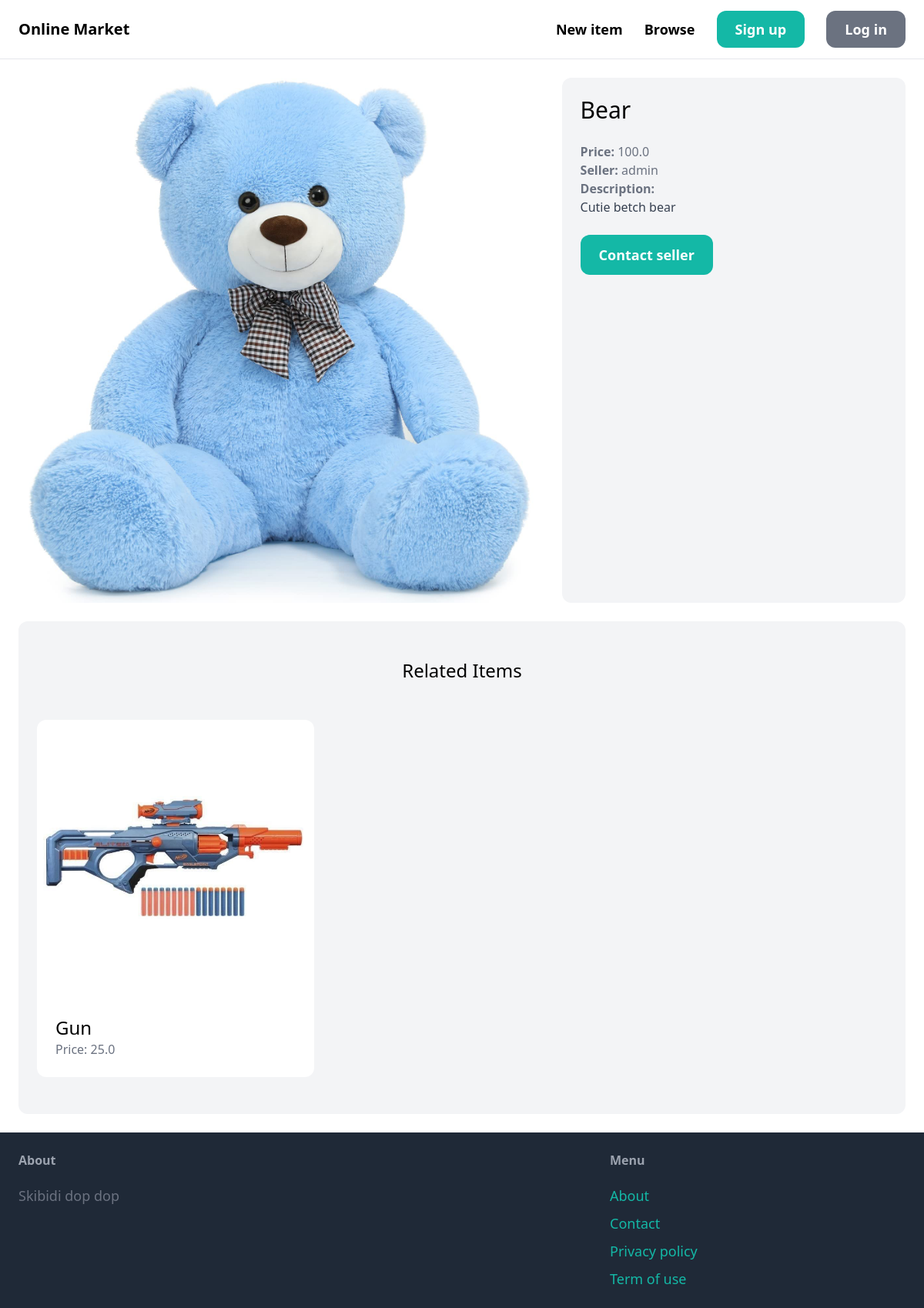
Page /items/1/ on the committed database.
### item/models.py (models this page shows, shortened)
class Item(models.Model):
    category = models.ForeignKey(Category, related_name='items', on_delete = models.CASCADE)
    name = models.CharField(max_length=255)
    description = models.TextField(blank=True, null = True)
    price = models.FloatField()
    image = models.ImageField(upload_to='item_images', blank=True, null = True)
    is_sold = models.BooleanField(default=False)
    created_by = models.ForeignKey(User, related_name = 'items', on_delete = models.CASCADE)
    created_at = models.DateTimeField(auto_now_add=True)

### item/views.py (the view)
# urls.py: path('<int:pk>/', views.detail, name = 'detail'),
def detail(request, pk):
    item = get_object_or_404(Item, pk=pk)
    related_items = Item.objects.filter(category=item.category, is_sold = False).exclude(pk=pk)[0:3]
    return render(request, 'item/detail.html', {
        'item': item,
        'related_items': related_items
    })

### item/templates/item/detail.html (shortened to what this page needs)
{% extends 'core/base.html'%}
{%block content%}
    <div class='grid grid-cols-5 gap-6'>
        <div class='col-span-3'>
            <image src="{{item.image.url}}", class='rounded-xl'>
        </div>
        <div class='col-span-2 p-6 bg-gray-100 rounded-xl'>
            <h1 class='mb-6 text-3xl'>{{item.name}}</h1>
            <p class = 'text-gray-500'><strong>Price: </strong>{{item.price}}</p>
            <p class = 'text-gray-500'><strong>Seller: </strong>{{item.created_by.username}}</p>
            {% if item.description %}
            <p class = 'text-gray-700'>
                <strong class='text-gray-500'>Description: </strong><br>
                {{item.description}}
            </p>
            {%endif%}
            <a href="#" class = 'inline-block mt-6 px-6 py-3 text-lg font-semibold bg-teal-500 text-white rounded-xl hover:bg-teal-700'>Contact seller</a>
        </div>
    </div>
    <div class='mt-6 px-6 py-12 bg-gray-100 rounded-xl'>
        <h2 class = 'mb-12 text-2xl text-center'>Related Items</h2>
        <div class = 'grid grid-cols-3 gap-3'>
            {% for item in related_items %}
                <div>
                    <a href="{% url 'item:detail' item.id%}">
                        <div>
                            <img src="{{ item.image.url}}", class='rounded-t-xl'>
                        </div>
                        <div class = 'p-6 bg-white rounded-b-xl'>
                            <h2 class="text-2xl">{{ item.name}}</h2>
                            <p class='text-gray-500'>Price: {{item.price}}</p>
                        </div>
                    </a>
                </div>
            {% endfor%}
        </div>
    </div>
{%endblock%}

### rows in the picture
Item: image (picture), name "Bear", price "100.0", created_by.username "admin", description "Cutie betch bear"
Item: image (picture), name "Gun", price "25.0"
